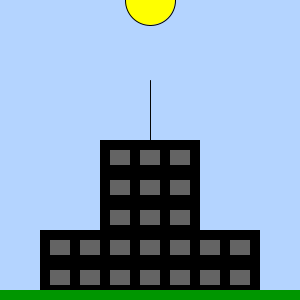
Frame 1 (no input)
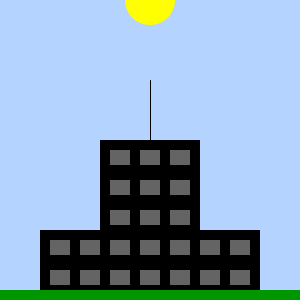
Frame 60 (the mouse pressed at the canvas centre just before this capture)
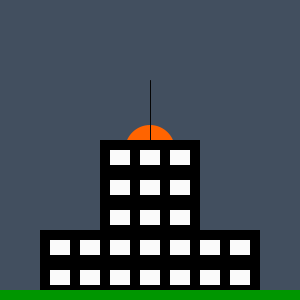
Frame 120 (the mouse held since frame 60 and released just before this capture)

The Processing sketch that drew these frames (run headless with seeded random() and noise(); from frame 60 on, the mouse is pressed at the canvas centre):

// Processing sketch: processing_36329
// ── processing_36329.pde

void setup () {
  size (300, 300);
}

void draw() {
  if (mouseY<height/2) {
    background (180, 212, 255);  //morning
    fill (255, 255, 0);
    ellipse (width/2, mouseY, 50, 50);
  }
  else {
    background (66, 79, 95);  //night
    fill(255, 100, 0);
    ellipse(width/2, mouseY, 50, 50);
  }
  stroke (5);
  line (width/2, 80, width/2, 220);

  fill (0);  //building
  noStroke ();
  rect (100, 140, 100, 150);
  rect (40, 230, 220, 80);
  fill (0, 150, 0);
  rect (0, 290, width, 10);

  if (mouseY<height/2) {
    fill (100);  //windows
    rect (110, 150, 20, 15);  //5th story
    rect (140, 150, 20, 15);
    rect (170, 150, 20, 15);

    rect (110, 180, 20, 15);  //4th story
    rect (140, 180, 20, 15);
    rect (170, 180, 20, 15);

    rect (110, 210, 20, 15);  //3rd story
    rect (140, 210, 20, 15);
    rect (170, 210, 20, 15);

    rect (50, 240, 20, 15);
    rect (80, 240, 20, 15);
    rect (110, 240, 20, 15);  //2nd story
    rect (140, 240, 20, 15);
    rect (170, 240, 20, 15);
    rect (200, 240, 20, 15);
    rect (230, 240, 20, 15);

    rect (50, 270, 20, 15);  //1st story
    rect (80, 270, 20, 15);
    rect (110, 270, 20, 15);
    rect (140, 270, 20, 15);
    rect (170, 270, 20, 15);
    rect (200, 270, 20, 15);
    rect (230, 270, 20, 15);
  }
  else {
    fill (250);
    rect (110, 150, 20, 15);  //5th story
    rect (140, 150, 20, 15);
    rect (170, 150, 20, 15);

    rect (110, 180, 20, 15);  //4th story
    rect (140, 180, 20, 15);
    rect (170, 180, 20, 15);

    rect (110, 210, 20, 15);  //3rd story
    rect (140, 210, 20, 15);
    rect (170, 210, 20, 15);

    rect (50, 240, 20, 15);
    rect (80, 240, 20, 15);
    rect (110, 240, 20, 15);  //2nd story
    rect (140, 240, 20, 15);
    rect (170, 240, 20, 15);
    rect (200, 240, 20, 15);
    rect (230, 240, 20, 15);

    rect (50, 270, 20, 15);  //1st story
    rect (80, 270, 20, 15);
    rect (110, 270, 20, 15);
    rect (140, 270, 20, 15);
    rect (170, 270, 20, 15);
    rect (200, 270, 20, 15);
    rect (230, 270, 20, 15);
  }
}
